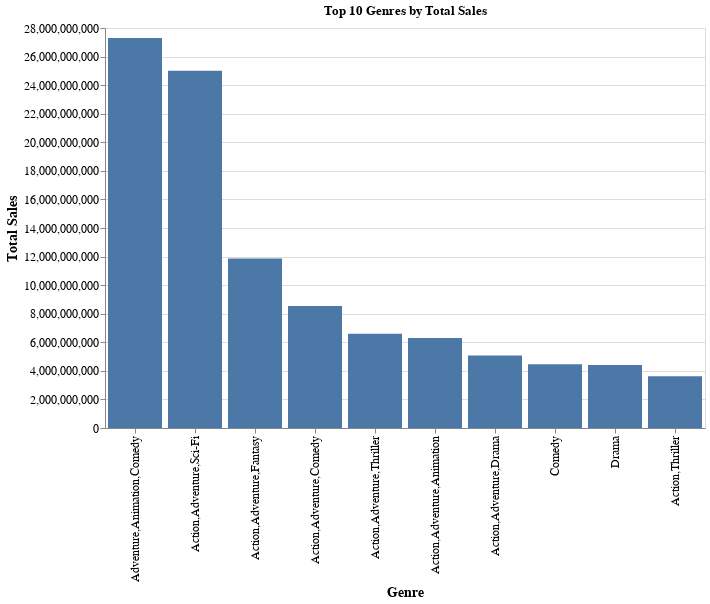

Notebook code cell kept with this figure:
### Markdown cell above
From the graph we are able to see the most popular genre to be Adventure,Animation,Comedy the second one being Action,Adventure,Sci-Fi and the third one to be Action,Adventure,Fantasy.

### Code cell
# Calculating total sales if it doesn't exist
if 'total_sales' not in filtered_data.columns:
    filtered_data['total_sales'] = filtered_data['domestic_gross'] + filtered_data['foreign_gross']

# Grouping the data by genre and calculate the total sales for each genre
genre_sales = filtered_data.groupby('genres')['total_sales'].sum().reset_index()

# Sorting the genres by total sales in descending order and select the top 10 genres
top_10_genres = genre_sales.sort_values('total_sales', ascending=False).head(10)

# Create a bar chart using Altair
import altair as alt
chart = alt.Chart(top_10_genres).mark_bar().encode(
    x=alt.X('genres', sort='-y', title='Genre'),  # Sorting genres by total sales
    y=alt.Y('total_sales', title='Total Sales')
).properties(
    title='Top 10 Genres by Total Sales',
    width=600,
    height=400
)

chart = chart.configure_axis(
    labelFontSize=12,
    titleFontSize=14
)

# displaying the chart
chart

### Figure 1 — Vega-Lite specification as saved in the notebook (floating-point values rounded to 4 significant figures)
{"config": {"view": {"continuousWidth": 400, "continuousHeight": 300}, "axis": {"labelFontSize": 12, "titleFontSize": 14}}, "data": {"name": "data-99b608de066909d9acbee104ba845e58"}, "mark": "bar", "encoding": {"x": {"field": "genres", "sort": "-y", "title": "Genre", "type": "nominal"}, "y": {"field": "total_sales", "title": "Total Sales", "type": "quantitative"}}, "height": 400, "title": "Top 10 Genres by Total Sales", "width": 600, "$schema": "https://vega.github.io/schema/vega-lite/v4.17.0.json", "datasets": {"data-99b608de066909d9acbee104ba845e58": [{"genres": "Adventure,Animation,Comedy", "total_sales": 27310000000.0}, {"genres": "Action,Adventure,Sci-Fi", "total_sales": 25010000000.0}, {"genres": "Action,Adventure,Fantasy", "total_sales": 11870000000.0}, {"genres": "Action,Adventure,Comedy", "total_sales": 8538000000.0}, {"genres": "Action,Adventure,Thriller", "total_sales": 6599000000.0}, {"genres": "Action,Adventure,Animation", "total_sales": 6305000000.0}, {"genres": "Action,Adventure,Drama", "total_sales": 5068000000.0}, {"genres": "Comedy", "total_sales": 4467000000.0}, {"genres": "Drama", "total_sales": 4418000000.0}, {"genres": "Action,Thriller", "total_sales": 3627000000.0}]}}
